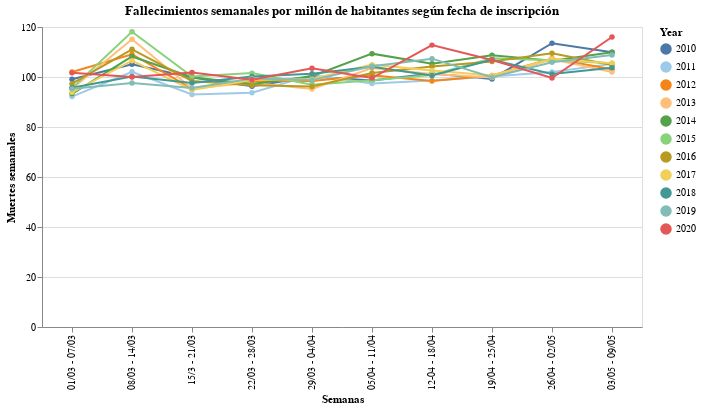

Write notebook code for a chart like this one.
### Code cell
#hide_input
label = alt.selection_single(
    encodings=['x'], # limit selection to x-axis value
    on='mouseover',  # select on mouseover events
    nearest=True,    # select data point nearest the cursor
    empty='none'     # empty selection includes no data points
)

base = alt.Chart(data).mark_line(point=True).encode(
    x = alt.X('index:N', axis=alt.Axis(title='Semanas'), sort=None),
    y = alt.Y('Deaths:Q', axis=alt.Axis(title='Muertes semanales')),
    color=alt.Color('Year:N', scale=alt.Scale(scheme='tableau20')),
    order='codigo'
    #, legend=alt.Legend(title="")),#, scale=alt.Scale(
        #range=['#d62728', '#1f77b4', '#ff7f0b', '#2ca02c', '#9467bd'])),
)

alt.layer(
    base, # base line chart
    
    # add a rule mark to serve as a guide line
    alt.Chart().mark_rule(color='#aaa').encode(
        x = alt.X('index:N', axis=alt.Axis(title='Semanas'), sort=None)
    ).transform_filter(label),
    
    # add circle marks for selected time points, hide unselected points
    base.mark_circle().encode(
        opacity=alt.condition(label, alt.value(1), alt.value(0))
    ).add_selection(label),

    # add white stroked text to provide a legible background for labels
    base.mark_text(align='left', dx=5, dy=-5, stroke='white', strokeWidth=2).encode(
        text='Deaths:Q'
    ).transform_filter(label),

    # add text labels for stock prices
    base.mark_text(align='left', dx=5, dy=-5).encode(
        text='Deaths:Q'
    ).transform_filter(label),
    
    data=data
).properties(
    title = "Fallecimientos semanales por millón de habitantes según fecha de inscripción",
    width=600
)

### Figure 1 — Vega-Lite specification as saved in the notebook (floating-point values rounded to 4 significant figures)
{"config": {"view": {"continuousWidth": 400, "continuousHeight": 300}}, "layer": [{"mark": {"type": "line", "point": true}, "encoding": {"color": {"type": "nominal", "field": "Year", "scale": {"scheme": "tableau20"}}, "order": {"type": "quantitative", "field": "codigo"}, "x": {"type": "nominal", "axis": {"title": "Semanas"}, "field": "index", "sort": null}, "y": {"type": "quantitative", "axis": {"title": "Muertes semanales"}, "field": "Deaths"}}}, {"mark": {"type": "rule", "color": "#aaa"}, "encoding": {"x": {"type": "nominal", "axis": {"title": "Semanas"}, "field": "index", "sort": null}}, "transform": [{"filter": {"selection": "selector002"}}]}, {"mark": "circle", "encoding": {"color": {"type": "nominal", "field": "Year", "scale": {"scheme": "tableau20"}}, "opacity": {"condition": {"value": 1, "selection": "selector002"}, "value": 0}, "order": {"type": "quantitative", "field": "codigo"}, "x": {"type": "nominal", "axis": {"title": "Semanas"}, "field": "index", "sort": null}, "y": {"type": "quantitative", "axis": {"title": "Muertes semanales"}, "field": "Deaths"}}, "selection": {"selector002": {"type": "single", "encodings": ["x"], "on": "mouseover", "nearest": true, "empty": "none"}}}, {"mark": {"type": "text", "align": "left", "dx": 5, "dy": -5, "stroke": "white", "strokeWidth": 2}, "encoding": {"color": {"type": "nominal", "field": "Year", "scale": {"scheme": "tableau20"}}, "order": {"type": "quantitative", "field": "codigo"}, "text": {"type": "quantitative", "field": "Deaths"}, "x": {"type": "nominal", "axis": {"title": "Semanas"}, "field": "index", "sort": null}, "y": {"type": "quantitative", "axis": {"title": "Muertes semanales"}, "field": "Deaths"}}, "transform": [{"filter": {"selection": "selector002"}}]}, {"mark": {"type": "text", "align": "left", "dx": 5, "dy": -5}, "encoding": {"color": {"type": "nominal", "field": "Year", "scale": {"scheme": "tableau20"}}, "order": {"type": "quantitative", "field": "codigo"}, "text": {"type": "quantitative", "field": "Deaths"}, "x": {"type": "nominal", "axis": {"title": "Semanas"}, "field": "index", "sort": null}, "y": {"type": "quantitative", "axis": {"title": "Muertes semanales"}, "field": "Deaths"}}, "transform": [{"filter": {"selection": "selector002"}}]}], "data": {"name": "data-53346211fc06bb093cbe0e0d886073fd"}, "title": "Fallecimientos semanales por millón de habitantes según fecha de inscripción", "width": 600, "$schema": "https://vega.github.io/schema/vega-lite/v4.8.1.json", "datasets": {"data-53346211fc06bb093cbe0e0d886073fd": [{"index": "01/03 - 07/03", "codigo": 0, "Year": "2010", "Deaths": 99.1}, {"index": "08/03 - 14/03", "codigo": 1, "Year": "2010", "Deaths": 105.1}, {"index": "15/3 - 21/03", "codigo": 2, "Year": "2010", "Deaths": 99.8}, {"index": "22/03 - 28/03", "codigo": 3, "Year": "2010", "Deaths": 96.34}, {"index": "29/03 - 04/04", "codigo": 4, "Year": "2010", "Deaths": 100.2}, {"index": "05/04 - 11/04", "codigo": 5, "Year": "2010", "Deaths": 98.57}, {"index": "12-04 - 18/04", "codigo": 6, "Year": "2010", "Deaths": 101.4}, {"index": "19/04 - 25/04", "codigo": 7, "Year": "2010", "Deaths": 99.21}, {"index": "26/04 - 02/05", "codigo": 8, "Year": "2010", "Deaths": 113.5}, {"index": "03/05 - 09/05", "codigo": 9, "Year": "2010", "Deaths": 109.9}, {"index": "01/03 - 07/03", "codigo": 0, "Year": "2011", "Deaths": 92.15}, {"index": "08/03 - 14/03", "codigo": 1, "Year": "2011", "Deaths": 102.1}, {"index": "15/3 - 21/03", "codigo": 2, "Year": "2011", "Deaths": 93.02}, {"index": "22/03 - 28/03", "codigo": 3, "Year": "2011", "Deaths": 93.72}, {"index": "29/03 - 04/04", "codigo": 4, "Year": "2011", "Deaths": 100.8}, {"index": "05/04 - 11/04", "codigo": 5, "Year": "2011", "Deaths": 97.37}, {"index": "12-04 - 18/04", "codigo": 6, "Year": "2011", "Deaths": 98.59}, {"index": "19/04 - 25/04", "codigo": 7, "Year": "2011", "Deaths": 100.2}, {"index": "26/04 - 02/05", "codigo": 8, "Year": "2011", "Deaths": 102.0}, {"index": "03/05 - 09/05", "codigo": 9, "Year": "2011", "Deaths": 105.3}, {"index": "01/03 - 07/03", "codigo": 0, "Year": "2012", "Deaths": 102.0}, {"index": "08/03 - 14/03", "codigo": 1, "Year": "2012", "Deaths": 109.1}, {"index": "15/3 - 21/03", "codigo": 2, "Year": "2012", "Deaths": 95.34}, {"index": "22/03 - 28/03", "codigo": 3, "Year": "2012", "Deaths": 98.49}, {"index": "29/03 - 04/04", "codigo": 4, "Year": "2012", "Deaths": 98.38}, {"index": "05/04 - 11/04", "codigo": 5, "Year": "2012", "Deaths": 100.7}, {"index": "12-04 - 18/04", "codigo": 6, "Year": "2012", "Deaths": 98.38}, {"index": "19/04 - 25/04", "codigo": 7, "Year": "2012", "Deaths": 100.6}, {"index": "26/04 - 02/05", "codigo": 8, "Year": "2012", "Deaths": 107.4}, {"index": "03/05 - 09/05", "codigo": 9, "Year": "2012", "Deaths": 103.1}, {"index": "01/03 - 07/03", "codigo": 0, "Year": "2013", "Deaths": 95.28}, {"index": "08/03 - 14/03", "codigo": 1, "Year": "2013", "Deaths": 115.1}, {"index": "15/3 - 21/03", "codigo": 2, "Year": "2013", "Deaths": 95.39}, {"index": "22/03 - 28/03", "codigo": 3, "Year": "2013", "Deaths": 97.72}, {"index": "29/03 - 04/04", "codigo": 4, "Year": "2013", "Deaths": 95.22}, {"index": "05/04 - 11/04", "codigo": 5, "Year": "2013", "Deaths": 103.6}, {"index": "12-04 - 18/04", "codigo": 6, "Year": "2013", "Deaths": 101.2}, {"index": "19/04 - 25/04", "codigo": 7, "Year": "2013", "Deaths": 99.76}, {"index": "26/04 - 02/05", "codigo": 8, "Year": "2013", "Deaths": 107.1}, {"index": "03/05 - 09/05", "codigo": 9, "Year": "2013", "Deaths": 102.0}, {"index": "01/03 - 07/03", "codigo": 0, "Year": "2014", "Deaths": 93.27}, {"index": "08/03 - 14/03", "codigo": 1, "Year": "2014", "Deaths": 108.2}, {"index": "15/3 - 21/03", "codigo": 2, "Year": "2014", "Deaths": 99.9}, {"index": "22/03 - 28/03", "codigo": 3, "Year": "2014", "Deaths": 97.2}, {"index": "29/03 - 04/04", "codigo": 4, "Year": "2014", "Deaths": 100.3}, {"index": "05/04 - 11/04", "codigo": 5, "Year": "2014", "Deaths": 109.3}, {"index": "12-04 - 18/04", "codigo": 6, "Year": "2014", "Deaths": 105.4}, {"index": "19/04 - 25/04", "codigo": 7, "Year": "2014", "Deaths": 108.7}, {"index": "26/04 - 02/05", "codigo": 8, "Year": "2014", "Deaths": 106.5}, {"index": "03/05 - 09/05", "codigo": 9, "Year": "2014", "Deaths": 109.9}, {"index": "01/03 - 07/03", "codigo": 0, "Year": "2015", "Deaths": 95.54}, {"index": "08/03 - 14/03", "codigo": 1, "Year": "2015", "Deaths": 118.1}, {"index": "15/3 - 21/03", "codigo": 2, "Year": "2015", "Deaths": 100.2}, {"index": "22/03 - 28/03", "codigo": 3, "Year": "2015", "Deaths": 101.6}, {"index": "29/03 - 04/04", "codigo": 4, "Year": "2015", "Deaths": 96.88}, {"index": "05/04 - 11/04", "codigo": 5, "Year": "2015", "Deaths": 98.71}, {"index": "12-04 - 18/04", "codigo": 6, "Year": "2015", "Deaths": 100.8}, {"index": "19/04 - 25/04", "codigo": 7, "Year": "2015", "Deaths": 107.5}, {"index": "26/04 - 02/05", "codigo": 8, "Year": "2015", "Deaths": 106.7}, {"index": "03/05 - 09/05", "codigo": 9, "Year": "2015", "Deaths": 105.5}, {"index": "01/03 - 07/03", "codigo": 0, "Year": "2016", "Deaths": 97.32}, {"index": "08/03 - 14/03", "codigo": 1, "Year": "2016", "Deaths": 111.1}, {"index": "15/3 - 21/03", "codigo": 2, "Year": "2016", "Deaths": 98.42}, {"index": "22/03 - 28/03", "codigo": 3, "Year": "2016", "Deaths": 96.71}, {"index": "29/03 - 04/04", "codigo": 4, "Year": "2016", "Deaths": 96.22}, {"index": "05/04 - 11/04", "codigo": 5, "Year": "2016", "Deaths": 101.6}, {"index": "12-04 - 18/04", "codigo": 6, "Year": "2016", "Deaths": 104.2}, {"index": "19/04 - 25/04", "codigo": 7, "Year": "2016", "Deaths": 106.2}, {"index": "26/04 - 02/05", "codigo": 8, "Year": "2016", "Deaths": 109.5}, {"index": "03/05 - 09/05", "codigo": 9, "Year": "2016", "Deaths": 104.8}, {"index": "01/03 - 07/03", "codigo": 0, "Year": "2017", "Deaths": 93.87}, {"index": "08/03 - 14/03", "codigo": 1, "Year": "2017", "Deaths": 106.5}, {"index": "15/3 - 21/03", "codigo": 2, "Year": "2017", "Deaths": 94.79}, {"index": "22/03 - 28/03", "codigo": 3, "Year": "2017", "Deaths": 98.76}, {"index": "29/03 - 04/04", "codigo": 4, "Year": "2017", "Deaths": 99.19}, {"index": "05/04 - 11/04", "codigo": 5, "Year": "2017", "Deaths": 104.9}, {"index": "12-04 - 18/04", "codigo": 6, "Year": "2017", "Deaths": 102.6}, {"index": "19/04 - 25/04", "codigo": 7, "Year": "2017", "Deaths": 100.6}, {"index": "26/04 - 02/05", "codigo": 8, "Year": "2017", "Deaths": 107.2}, {"index": "03/05 - 09/05", "codigo": 9, "Year": "2017", "Deaths": 105.5}, {"index": "01/03 - 07/03", "codigo": 0, "Year": "2018", "Deaths": 95.68}, {"index": "08/03 - 14/03", "codigo": 1, "Year": "2018", "Deaths": 100.2}, {"index": "15/3 - 21/03", "codigo": 2, "Year": "2018", "Deaths": 97.6}, {"index": "22/03 - 28/03", "codigo": 3, "Year": "2018", "Deaths": 100.2}, {"index": "29/03 - 04/04", "codigo": 4, "Year": "2018", "Deaths": 101.3}, {"index": "05/04 - 11/04", "codigo": 5, "Year": "2018", "Deaths": 104.1}, {"index": "12-04 - 18/04", "codigo": 6, "Year": "2018", "Deaths": 100.6}, {"index": "19/04 - 25/04", "codigo": 7, "Year": "2018", "Deaths": 106.9}, {"index": "26/04 - 02/05", "codigo": 8, "Year": "2018", "Deaths": 101.2}, {"index": "03/05 - 09/05", "codigo": 9, "Year": "2018", "Deaths": 103.7}, {"index": "01/03 - 07/03", "codigo": 0, "Year": "2019", "Deaths": 95.25}, {"index": "08/03 - 14/03", "codigo": 1, "Year": "2019", "Deaths": 97.55}, {"index": "15/3 - 21/03", "codigo": 2, "Year": "2019", "Deaths": 95.62}, {"index": "22/03 - 28/03", "codigo": 3, "Year": "2019", "Deaths": 99.39}, {"index": "29/03 - 04/04", "codigo": 4, "Year": "2019", "Deaths": 98.76}, {"index": "05/04 - 11/04", "codigo": 5, "Year": "2019", "Deaths": 104.3}, {"index": "12-04 - 18/04", "codigo": 6, "Year": "2019", "Deaths": 107.3}, {"index": "19/04 - 25/04", "codigo": 7, "Year": "2019", "Deaths": 99.91}, {"index": "26/04 - 02/05", "codigo": 8, "Year": "2019", "Deaths": 105.9}, {"index": "03/05 - 09/05", "codigo": 9, "Year": "2019", "Deaths": 108.8}, {"index": "01/03 - 07/03", "codigo": 0, "Year": "2020", "Deaths": 101.7}, {"index": "08/03 - 14/03", "codigo": 1, "Year": "2020", "Deaths": 99.96}, {"index": "15/3 - 21/03", "codigo": 2, "Year": "2020", "Deaths": 101.8}, {"index": "22/03 - 28/03", "codigo": 3, "Year": "2020", "Deaths": 98.88}, {"index": "29/03 - 04/04", "codigo": 4, "Year": "2020", "Deaths": 103.5}, {"index": "05/04 - 11/04", "codigo": 5, "Year": "2020", "Deaths": 99.6}, {"index": "12-04 - 18/04", "codigo": 6, "Year": "2020", "Deaths": 112.8}, {"index": "19/04 - 25/04", "codigo": 7, "Year": "2020", "Deaths": 106.8}, {"index": "26/04 - 02/05", "codigo": 8, "Year": "2020", "Deaths": 99.6}, {"index": "03/05 - 09/05", "codigo": 9, "Year": "2020", "Deaths": 116.0}]}}
